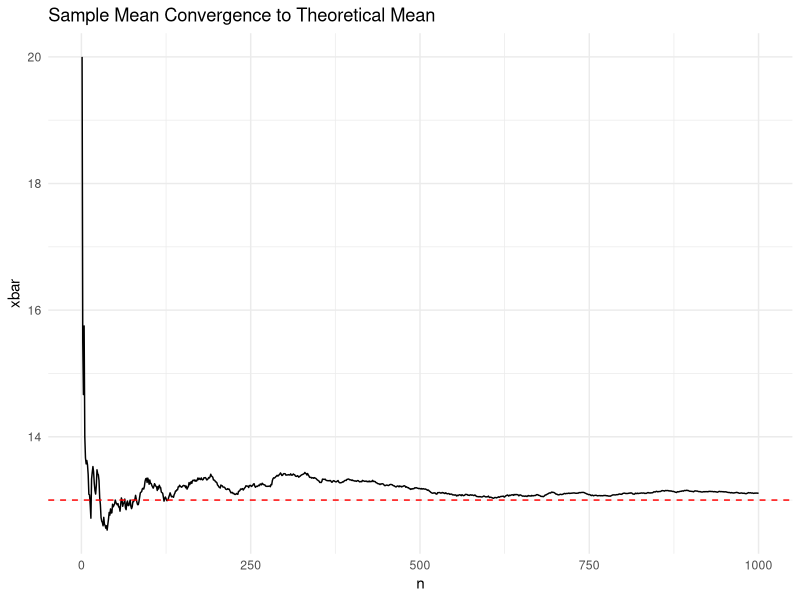
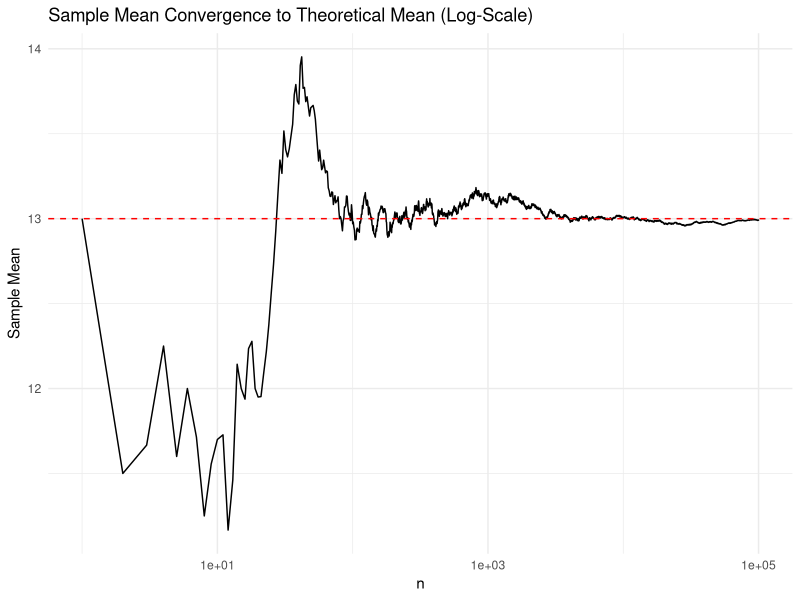
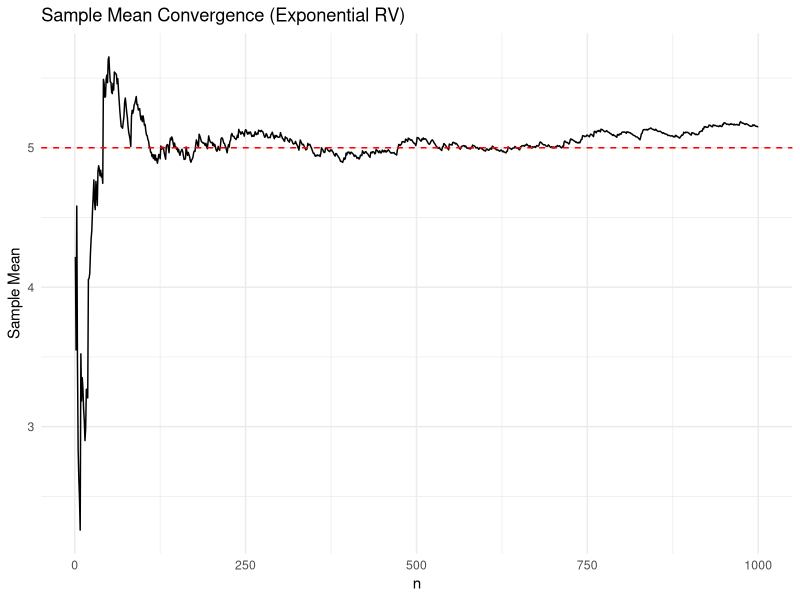
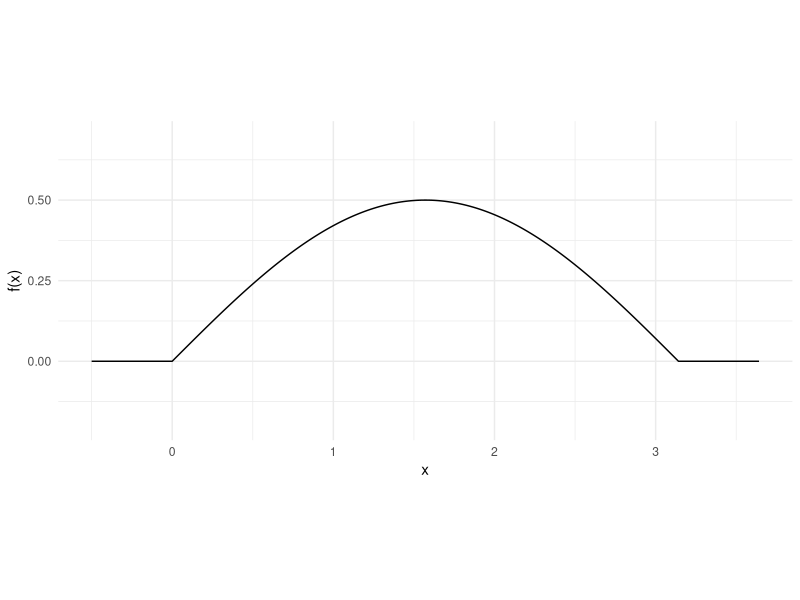
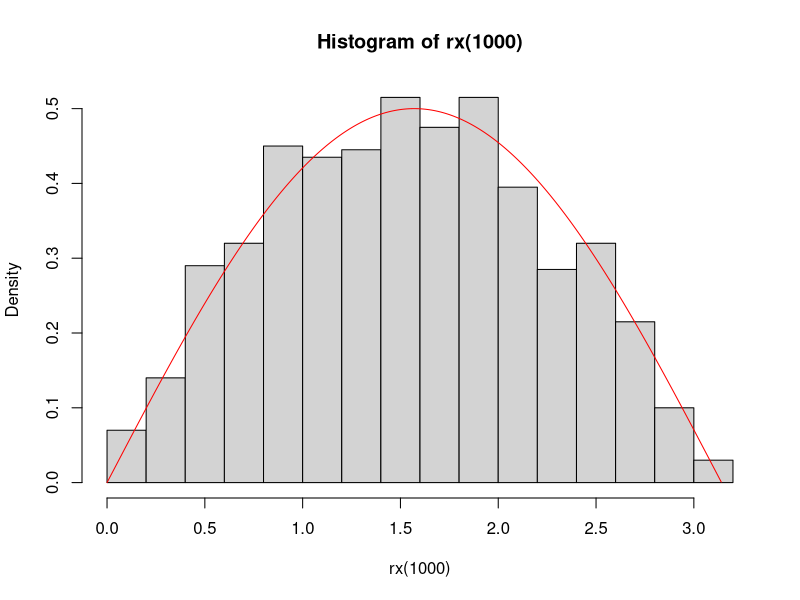

These figures' R source, in order:
## ---- chunk 1
knitr::opts_chunk$set(echo=T,eval=T,message=F,warning=F,fig.align='center')
library(tidyverse)
## ---- chunk 2
avg_dist <- function(side_length, n=10000) {
  points1 <- matrix(runif(2*n, 0, side_length), ncol=2)
  points2 <- matrix(runif(2*n, 0, side_length), ncol=2)
  distances <- sqrt(rowSums((points1 - points2)^2))
  mean(distances)
}
avg_dist(5)
avg_dist(10)
avg_dist(20)
## ---- chunk 3
avg_area <- function(n=10000) {
  angles <- matrix(runif(3*n, 0, 2*pi), ncol=3)
  x_coords <- cos(angles)
  y_coords <- sin(angles)
  areas <- abs(x_coords[,1] * (y_coords[,2] - y_coords[,3]) + 
               x_coords[,2] * (y_coords[,3] - y_coords[,1]) + 
               x_coords[,3] * (y_coords[,1] - y_coords[,2])) / 2
  mean(areas)
}
avg_area()
## ---- chunk 4
calc_perimeter = function(){
  angles = runif(3, 0, 2 * pi)
  x = cos(angles)
  y = sin(angles)
  side_1 = sqrt((x[2] - x[1])^2 + (y[2] - y[1])^2)
  side_2 = sqrt((x[3] - x[1])^2 + (y[3] - y[1])^2)
  side_3 = sqrt((x[3] - x[2])^2 + (y[3] - y[2])^2)
  perimeter = side_1 + side_2 + side_3
  return(perimeter)
}
average_perimeter = mean(replicate(10000, calc_perimeter()))
average_perimeter
## ---- chunk 5
calc_distance = function(){
  x1 = rnorm(1)
  y1 = rnorm(1)
  x2 = rnorm(1)
  y2 = rnorm(1)
  distance = sqrt((x2-x1)^2 + (y2-y1)^2)
  return(distance)
}
average_dist = mean(replicate(10000,calc_distance()))
average_dist
## ---- chunk 6
df = data.frame(
  n = 1:1000,
  x = rpois(1000, 13)
)
## ---- chunk 7
df$xbar <- cumsum(df$x) / df$n
## ---- chunk 8
ggplot(df, aes(x=n, y=xbar)) + 
  geom_line() + 
  geom_hline(yintercept=13, color='red', linetype="dashed") + 
  labs(title="Sample Mean Convergence to Theoretical Mean", x="n", y="xbar") +
  theme_minimal()
## ---- chunk 9
df_large <- data.frame(n = 1:100000, x = rpois(100000, lambda=13)) %>%
  mutate(xbar = cumsum(x) / n)
ggplot(df_large, aes(x=n, y=xbar)) + 
  geom_line() + 
  geom_hline(yintercept=13, color='red', linetype="dashed") + 
  scale_x_log10() +
  labs(title="Sample Mean Convergence to Theoretical Mean (Log-Scale)", x="n", y="Sample Mean") +
  theme_minimal()
## ---- chunk 10
set.seed(123)
df_exp <- data.frame(n = 1:1000, x = rexp(1000, rate=1/5)) %>%
  mutate(xbar = cumsum(x) / n)

ggplot(df_exp, aes(x=n, y=xbar)) + 
  geom_line() + 
  geom_hline(yintercept=5, color='red', linetype="dashed") + 
  labs(title="Sample Mean Convergence (Exponential RV)", x="n", y="Sample Mean") +
  theme_minimal()
## ---- chunk 11
mean_billy <- 80
sd_billy <- 0.5
mean_total <- 3 * mean_billy
sd_total <- sqrt(3) * sd_billy
c(mean_total, sd_total)
## ---- chunk 12
total_width <- rowSums(matrix(rnorm(3*10000, mean=80, sd=0.5), ncol=3))
mean(total_width <= 241)
## ---- chunk 13
quantile(total_width, 0.99)
## ---- chunk 14
mean_widths <- c(80, 79, 81)
sd_widths <- c(0.5, 0.25, 0.6)
set.seed(123)
total_width_bgg <- rowSums(matrix(rnorm(3*10000, mean=mean_widths, sd=sd_widths), ncol=3))
mean(total_width_bgg <= 241)
## ---- chunk 15
# The scoring function is provided for you. 
# You can feed it a single width or a vector of widths
score <- function(width){
  scores <- rep(0, length(width))
  scores[width<=241] <- width[width<=241]/241*100 
  return(mean(scores))
}

mean_widths <- c(Billy = 80, Goat = 79, Gruff = 81)
sd_widths <- c(Billy = 0.5, Goat = 0.25, Gruff = 0.6)
combinations <- expand.grid(Billy = 0:3, Goat = 0:3, Gruff = 0:3)
combinations <- combinations[rowSums(combinations) == 3, ]
calc = function(numBilly, numGoat, numGruff){
  ex = 80*numBilly + 79*numGoat + 81*numGruff
  sd = sqrt((0.5^2) * numBilly + (0.25^2) * numGoat + (0.6^2) * numGruff)
  rowsc = score(rnorm(10000, ex, sd))
  rowsc
}

maxsc = 0
bestrow = NULL
for(i in 1:nrow(combinations)){
  currscore = calc(combinations$Billy[i], combinations$Goat[i], combinations$Gruff[i])
  if(currscore > maxsc){
    maxsc = currscore
    bestrow = combinations[i, ]
  }
}

bestrow
maxsc
## ---- chunk 16
# here we define a *vectorized* function to evaluate the density of X
pdf_x = function(x) {
  # ifelse is like a function version of an if statement.
  # We use it here to ensure that pdf_x can operate directly on vectors.
  return(ifelse(0<=x & x<=pi , .5*sin(x) , 0 ))
}

# showing the PDF in a plot
ggplot() + geom_function(fun=pdf_x, n=10001) + 
  coord_fixed(ratio=2) + theme_minimal() + 
  xlim(c(-.5,pi+.5)) + ylim(-.2,.7) + labs(x="x", y="f(x)")
## ---- chunk 17
inverse_cdf <- function(x) {
  return(acos(1 - 2 * x))
}
n <- 1000
samples <- runif(n)
transformed_samples <- inverse_cdf(samples)
## ---- chunk 18
# complete the function
rx <- function(n) {
  u <- runif(n)
  acos(1 - 2*u)
}
# The histogram should look like the PDF we plotted above.
hist(rx(1000), probability=TRUE)
lines(x=seq(0,pi,.01), y=pdf_x(seq(0,pi,.01)), col='red')
